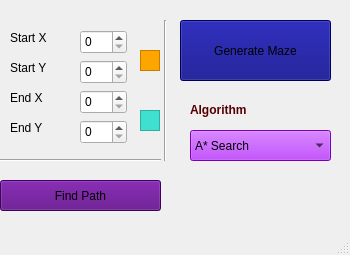
<?xml version="1.0" encoding="UTF-8"?>
<ui version="4.0">
 <class>MainWindow</class>
 <widget class="QMainWindow" name="MainWindow">
  <property name="geometry">
   <rect>
    <x>0</x>
    <y>0</y>
    <width>350</width>
    <height>255</height>
   </rect>
  </property>
  <property name="windowTitle">
   <string>MainWindow</string>
  </property>
  <widget class="QWidget" name="centralwidget">
   <widget class="QSpinBox" name="spinBox_1">
    <property name="geometry">
     <rect>
      <x>80</x>
      <y>30</y>
      <width>47</width>
      <height>24</height>
     </rect>
    </property>
    <property name="maximum">
     <number>50</number>
    </property>
   </widget>
   <widget class="QSpinBox" name="spinBox_2">
    <property name="geometry">
     <rect>
      <x>80</x>
      <y>60</y>
      <width>47</width>
      <height>24</height>
     </rect>
    </property>
    <property name="maximum">
     <number>50</number>
    </property>
   </widget>
   <widget class="QSpinBox" name="spinBox_3">
    <property name="geometry">
     <rect>
      <x>80</x>
      <y>90</y>
      <width>47</width>
      <height>24</height>
     </rect>
    </property>
    <property name="maximum">
     <number>50</number>
    </property>
   </widget>
   <widget class="QSpinBox" name="spinBox_4">
    <property name="geometry">
     <rect>
      <x>80</x>
      <y>120</y>
      <width>47</width>
      <height>24</height>
     </rect>
    </property>
    <property name="maximum">
     <number>50</number>
    </property>
   </widget>
   <widget class="QComboBox" name="comboBox">
    <property name="geometry">
     <rect>
      <x>190</x>
      <y>130</y>
      <width>141</width>
      <height>31</height>
     </rect>
    </property>
    <property name="font">
     <font>
      <pointsize>9</pointsize>
     </font>
    </property>
    <property name="styleSheet">
     <string notr="true">font: 9pt &quot;Sans Serif&quot;;
background-color: rgb(170, 0, 255);
</string>
    </property>
    <item>
     <property name="text">
      <string>A* Search</string>
     </property>
    </item>
    <item>
     <property name="text">
      <string>BFS</string>
     </property>
    </item>
    <item>
     <property name="text">
      <string>DFS</string>
     </property>
    </item>
    <item>
     <property name="text">
      <string>DIjkstra</string>
     </property>
    </item>
   </widget>
   <widget class="Line" name="line">
    <property name="geometry">
     <rect>
      <x>0</x>
      <y>150</y>
      <width>161</width>
      <height>21</height>
     </rect>
    </property>
    <property name="orientation">
     <enum>Qt::Horizontal</enum>
    </property>
   </widget>
   <widget class="QLabel" name="label">
    <property name="geometry">
     <rect>
      <x>10</x>
      <y>30</y>
      <width>59</width>
      <height>15</height>
     </rect>
    </property>
    <property name="text">
     <string>Start X</string>
    </property>
   </widget>
   <widget class="QLabel" name="label_2">
    <property name="geometry">
     <rect>
      <x>10</x>
      <y>60</y>
      <width>59</width>
      <height>15</height>
     </rect>
    </property>
    <property name="text">
     <string>Start Y</string>
    </property>
   </widget>
   <widget class="QLabel" name="label_3">
    <property name="geometry">
     <rect>
      <x>10</x>
      <y>90</y>
      <width>59</width>
      <height>15</height>
     </rect>
    </property>
    <property name="text">
     <string>End X</string>
    </property>
   </widget>
   <widget class="QLabel" name="label_4">
    <property name="geometry">
     <rect>
      <x>10</x>
      <y>120</y>
      <width>59</width>
      <height>15</height>
     </rect>
    </property>
    <property name="text">
     <string>End Y</string>
    </property>
   </widget>
   <widget class="QPushButton" name="pushButton">
    <property name="geometry">
     <rect>
      <x>0</x>
      <y>180</y>
      <width>161</width>
      <height>31</height>
     </rect>
    </property>
    <property name="styleSheet">
     <string notr="true">background-color: rgb(85, 0, 127);</string>
    </property>
    <property name="text">
     <string>Find Path</string>
    </property>
   </widget>
   <widget class="QPushButton" name="pushButton_2">
    <property name="geometry">
     <rect>
      <x>180</x>
      <y>20</y>
      <width>151</width>
      <height>61</height>
     </rect>
    </property>
    <property name="styleSheet">
     <string notr="true">background-color: rgb(0, 0, 127);
font: 75 11pt &quot;DejaVu Serif&quot;;</string>
    </property>
    <property name="text">
     <string>Generate Maze</string>
    </property>
   </widget>
   <widget class="Line" name="line_2">
    <property name="geometry">
     <rect>
      <x>150</x>
      <y>20</y>
      <width>31</width>
      <height>141</height>
     </rect>
    </property>
    <property name="orientation">
     <enum>Qt::Vertical</enum>
    </property>
   </widget>
   <widget class="QLabel" name="label_5">
    <property name="geometry">
     <rect>
      <x>190</x>
      <y>100</y>
      <width>101</width>
      <height>20</height>
     </rect>
    </property>
    <property name="text">
     <string>&lt;html&gt;&lt;head/&gt;&lt;body&gt;&lt;p&gt;&lt;span style=&quot; font-weight:600; color:#550000;&quot;&gt;Algorithm&lt;/span&gt;&lt;/p&gt;&lt;/body&gt;&lt;/html&gt;</string>
    </property>
   </widget>
   <widget class="QGraphicsView" name="graphicsView">
    <property name="geometry">
     <rect>
      <x>140</x>
      <y>50</y>
      <width>20</width>
      <height>21</height>
     </rect>
    </property>
    <property name="styleSheet">
     <string notr="true">background-color: rgb(255, 165, 0);</string>
    </property>
   </widget>
   <widget class="QGraphicsView" name="graphicsView_3">
    <property name="geometry">
     <rect>
      <x>140</x>
      <y>110</y>
      <width>20</width>
      <height>21</height>
     </rect>
    </property>
    <property name="styleSheet">
     <string notr="true">background-color: rgb(64, 224, 208);</string>
    </property>
   </widget>
  </widget>
  <widget class="QMenuBar" name="menubar">
   <property name="geometry">
    <rect>
     <x>0</x>
     <y>0</y>
     <width>350</width>
     <height>20</height>
    </rect>
   </property>
  </widget>
  <widget class="QStatusBar" name="statusbar"/>
 </widget>
 <resources/>
 <connections/>
</ui>
